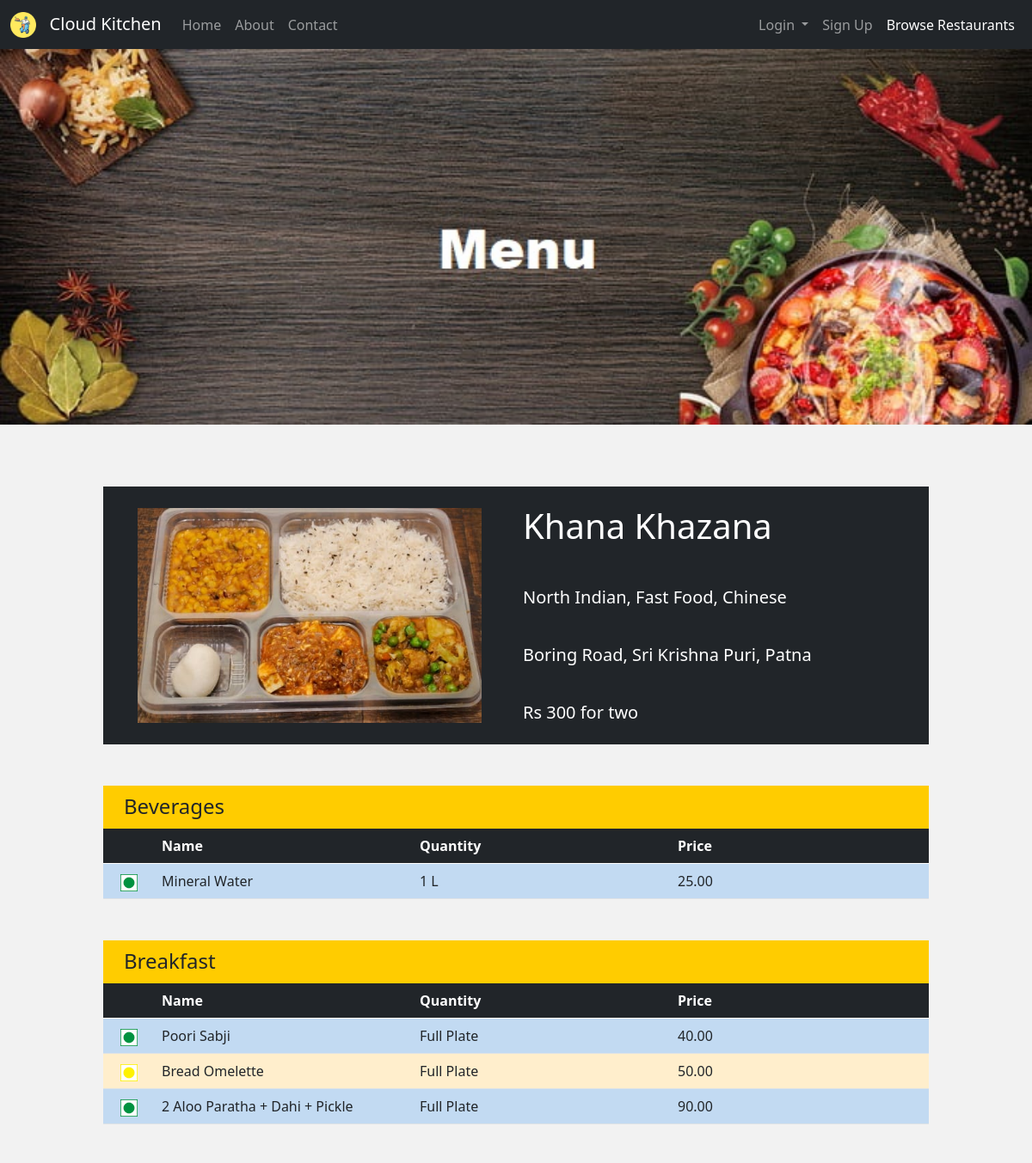
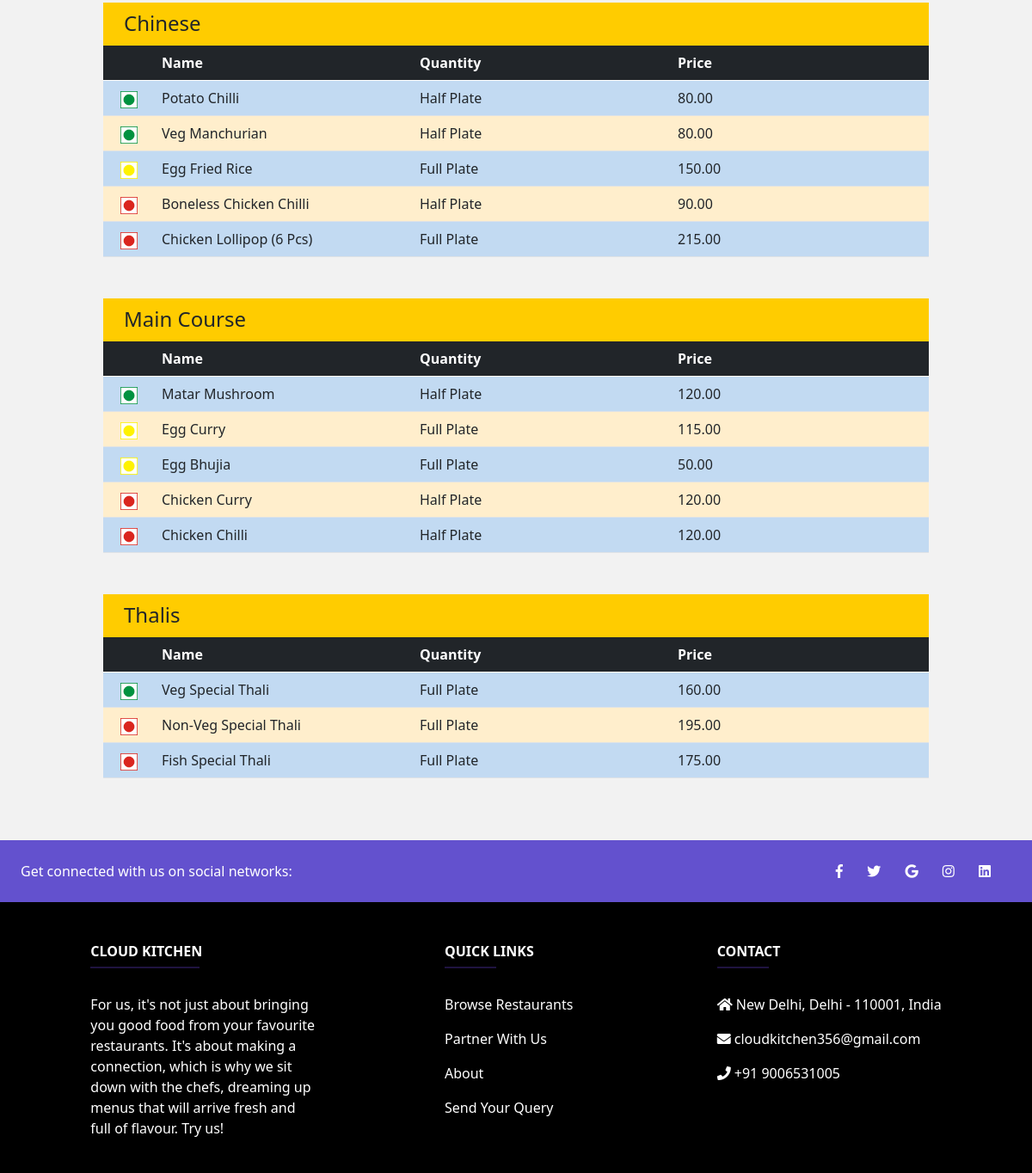
/browseRestaurants/CK7069, run on the app's committed database (2 pictures, top to bottom).
### Home/models.py (models this page shows)
class Restaurant(models.Model):
    restaurant_id = models.CharField(max_length=6)
    restaurant_name = models.CharField(max_length=100)
    owner_name = models.CharField(max_length=100)
    address = models.CharField(max_length=100)
    city = models.CharField(max_length=20)
    zip = models.IntegerField()
    restaurant_email = models.EmailField(primary_key=True)
    restaurant_contact = models.IntegerField()
    password = models.CharField(max_length=10)
    cost_for_two = models.DecimalField(max_digits=5, decimal_places=2)
    outlets = models.IntegerField()
    cuisine = models.CharField(max_length=100)
    working_days = models.CharField(max_length=100)
    opening_time = models.IntegerField()
    closing_time = models.IntegerField()
    shop_license = models.FileField(upload_to=shop_license_directory_path)
    fssai = models.FileField(upload_to=fssai_directory_path)
    gstin_pan = models.FileField(upload_to=gstin_pan_directory_path)
    menu = models.FileField(upload_to=menu_directory_path)
    facade = models.ImageField(upload_to=facade_directory_path)
    kitchen = models.ImageField(upload_to=kitchen_directory_path)
    dining_packaging = models.ImageField(upload_to=dining_packaging_directory_path)
    locality = models.ImageField(upload_to=locality_directory_path)
    status = models.BooleanField(default=False)

### Restaurant/models.py (models this page shows, shortened)
class Item(models.Model):
    category = models.ForeignKey(Category, on_delete=models.CASCADE)
    name = models.CharField(max_length=50)
    quantity = models.CharField(max_length=100)
    item_type = models.CharField(max_length=7)
    price = models.DecimalField(max_digits=5, decimal_places=2)
    count = models.IntegerField(default=0)

class Category(models.Model):
    restaurant = models.ForeignKey(Restaurant, on_delete=models.CASCADE)
    category = models.CharField(max_length=50)
    class Meta:
        unique_together = (("restaurant", "category"))

### Home/views.py (the view)
# urls.py: path('browseRestaurants/<str:id>', views.restaurantMenu, name="RestaurantMenu"),
def restaurantMenu(request, id):
    res = Restaurant.objects.get(restaurant_id=id)
    cuisines, cost_for_twos = res.cuisine.strip("[]").replace("'", ""), "Rs " + str(res.cost_for_two).split(".")[0] + " for two"
    obj1 = Category.objects.filter(restaurant=res)
    if not obj1.exists():
        obj1 = None
        return render(request, "browseRestaurantMenu.html", {'category_object': obj1, 'res': res})
    else:
        values = {}
        for i in obj1:
            temp = Item.objects.filter(category=i)
            for j in temp:
                if i.category in values:
                    values[i.category].append(j)
                else:
                    values[i.category] = [j]
        return render(request, "browseRestaurantMenu.html", {'category_object': obj1, 'res': res, 'item_object': values, 'cuisines': cuisines, 'cost_for_twos': cost_for_twos, 'range': range(1, 21)})

### Home/templates/browseRestaurantMenu.html (shortened to what this page needs)
{% extends "base.html" %}
{% load static %}
{% block head %}
<link rel="stylesheet" type="text/css" href="{% static 'css/restaurantMenu.css' %}">
{% endblock %}
{% block restaurant %} active {% endblock %}
{% block content %}
<img src="{% static 'img/menu.jpg' %}" class="banner">
<link rel="stylesheet" href="https://use.fontawesome.com/releases/v5.0.8/css/all.css">
<center>
<br> <br> <br>
<table class="table table-dark" style="width: 80%; height: 300px;">
  <tbody>
    <tr>
    <td rowspan="4" align="center" style="width: 50%; border: 0px; vertical-align: middle;"><img src="../user/{{ res.facade }}" width="400" height="250"></td>
    <td style="width: 50%; border: 0px; vertical-align: middle;"><h1>{{ res.restaurant_name }}</h1></td>
  </tr>
  <tr>
    <td style="width: 50%; border: 0px; vertical-align: middle;"><h5>{{ cuisines }}</h5></td>
  </tr>
  <tr>
    <td style="width: 50%; border: 0px; vertical-align: middle;"><h5>{{ res.address }}, {{ res.city }}</h5></td>
  </tr>
  <tr>
    <td style="width: 50%; border: 0px; vertical-align: middle;"><h5>{{ cost_for_twos }}</h5></td>
  </tr>
  </tbody>
</table>
<br> <br>
{% if item_object %}
    {% for key, value in item_object.items %}
        <center>
        <div class="caption" align="left">
            <h4>{{ key }}</h4>
        </div>
        <table class="table table-striped" style="width: 80%;">
            <thead>
                <tr>
                    <th class="table-dark" scope="col" style="width: 5%;"></th>
                    <th class="table-dark" scope="col" style="width: 25%;">Name</th>
                    <th class="table-dark" scope="col" style="width: 25%;">Quantity</th>
                    <th class="table-dark" scope="col" style="width: 25%;">Price</th>
                </tr>
            </thead>
            <tbody>
                {% for i in value %}
                    <tr>
                        <td align="center">
                            {% if i.item_type == "Veg" %}
                                <img src="{% static 'img/Veg.jpg' %}" width="20" height="20">
                            {% endif %}
                            {% if i.item_type == "Non-Veg" %}
                                <img src="{% static 'img/Non-Veg.jpg' %}" width="20" height="20">
                            {% endif %}
                            {% if i.item_type == "Egg" %}
                                <img src="{% static 'img/Egg.jpg' %}" width="20" height="20">
                            {% endif %}
                        </td>
                        <td>{{ i.name }}</td>
                        <td>{{ i.quantity }}</td>
                        <td>{{ i.price }}</td>
                    </tr>
                {% endfor %}
            </tbody>
        </table>
        </center>
        <br> <br>
    {% endfor %}
{% else %}
    <h1 align="center">No Items Available</h1>
    <br> <br>
{% endif %}
</center>
<br>
{% endblock %}

### Home/static/css/restaurantMenu.css (style rules this page uses)
.banner { width: 1519px; max-height: 500px; max-width: 100%; }
body { background-color: #f2f2f2; }
.caption { background-color: #ffcc00; width: 80%; height: 50px; padding-left: 2%; padding-right: 2%; padding-top: 7px; }
.caption h4 { display: inline-block; padding-top: 3px; }
.table { margin-bottom: 0px; }
.table-striped>tbody>tr:nth-child(odd)>td { background-color: #cce6ff; }
.table-striped>tbody>tr:nth-child(even)>td { background-color: #ffeecc; }

### data on the page
Restaurant: facade (picture), restaurant_name "Khana Khazana", address "Boring Road, Sri Krishna Puri", city "Patna"
Item: category "Beverages", name "Mineral Water", quantity "1 L", price "25.00"
Item: category "Breakfast", name "Poori Sabji", quantity "Full Plate", price "40.00"
Item: name "Bread Omelette", quantity "Full Plate", price "50.00"
Item: name "2 Aloo Paratha + Dahi + Pickle", quantity "Full Plate", price "90.00"
Item: category "Chinese", name "Potato Chilli", quantity "Half Plate", price "80.00"
Item: name "Veg Manchurian", quantity "Half Plate", price "80.00"
Item: name "Egg Fried Rice", quantity "Full Plate", price "150.00"
Item: name "Boneless Chicken Chilli", quantity "Half Plate", price "90.00"
Item: name "Chicken Lollipop (6 Pcs)", quantity "Full Plate", price "215.00"
Item: category "Main Course", name "Matar Mushroom", quantity "Half Plate", price "120.00"
Item: name "Egg Curry", quantity "Full Plate", price "115.00"
Item: name "Egg Bhujia", quantity "Full Plate", price "50.00"
Item: name "Chicken Curry", quantity "Half Plate", price "120.00"
Item: name "Chicken Chilli", quantity "Half Plate", price "120.00"
Item: category "Thalis", name "Veg Special Thali", quantity "Full Plate", price "160.00"
Item: name "Non-Veg Special Thali", quantity "Full Plate", price "195.00"
Item: name "Fish Special Thali", quantity "Full Plate", price "175.00"

### other printed values
{{ cuisines }} "North Indian, Fast Food, Chinese"
{{ cost_for_twos }} "Rs 300 for two"
